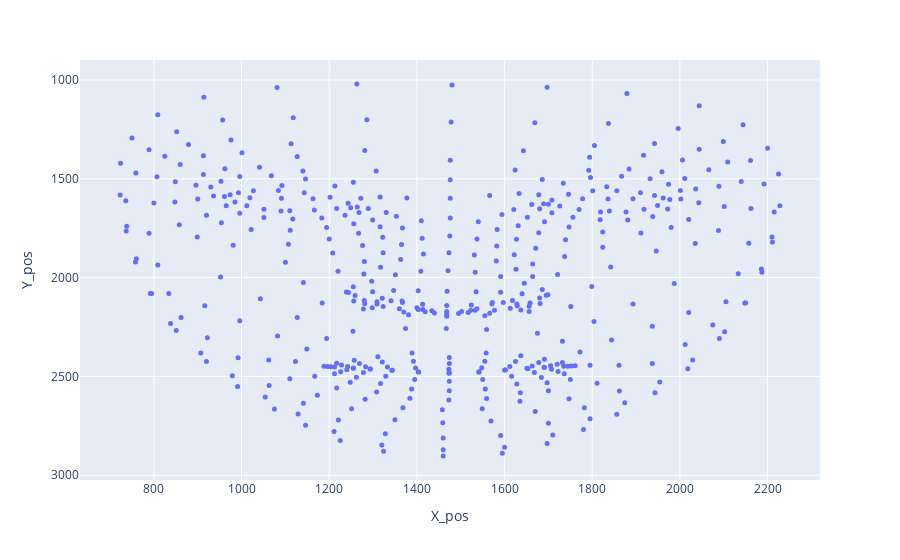

This figure's notebook cell:
### Code cell
if interactive_plot == True:
    image = cv2.imread(image_path)
    image = image_bgr_to_rgb(image)
    result, mesh_points = face_mesh_points(image)
    fig = mesh_points_interactive_plot_with_image(mesh_points, image_path)
    fig.show()
    fig = mesh_points_interactive_plot(mesh_points)
    fig.show()

### Figure 1 — Plotly figure (JSON) as saved in the notebook; plotly's stock layout.template omitted (floating-point values rounded to 4 significant figures; data arrays with more than 128 entries replaced by an {"elided": "..."} marker saying what was removed)
{"data": [{"customdata": {"elided": "478x1 int values"}, "hovertemplate": "X_pos=%{x}<br>Y_pos=%{y}<br>idx=%{customdata[0]}<extra></extra>", "legendgroup": "", "marker": {"color": "#636efa", "size": 5, "symbol": "circle"}, "mode": "markers", "name": "", "orientation": "v", "showlegend": false, "type": "scatter", "x": {"elided": "478 int values"}, "xaxis": "x", "y": {"elided": "478 int values"}, "yaxis": "y"}], "layout": {"legend": {"tracegroupgap": 0}, "margin": {"t": 60}, "xaxis": {"anchor": "y", "domain": [0, 1], "title": {"text": "X_pos"}}, "yaxis": {"anchor": "x", "autorange": "reversed", "domain": [0, 1], "title": {"text": "Y_pos"}}}}
